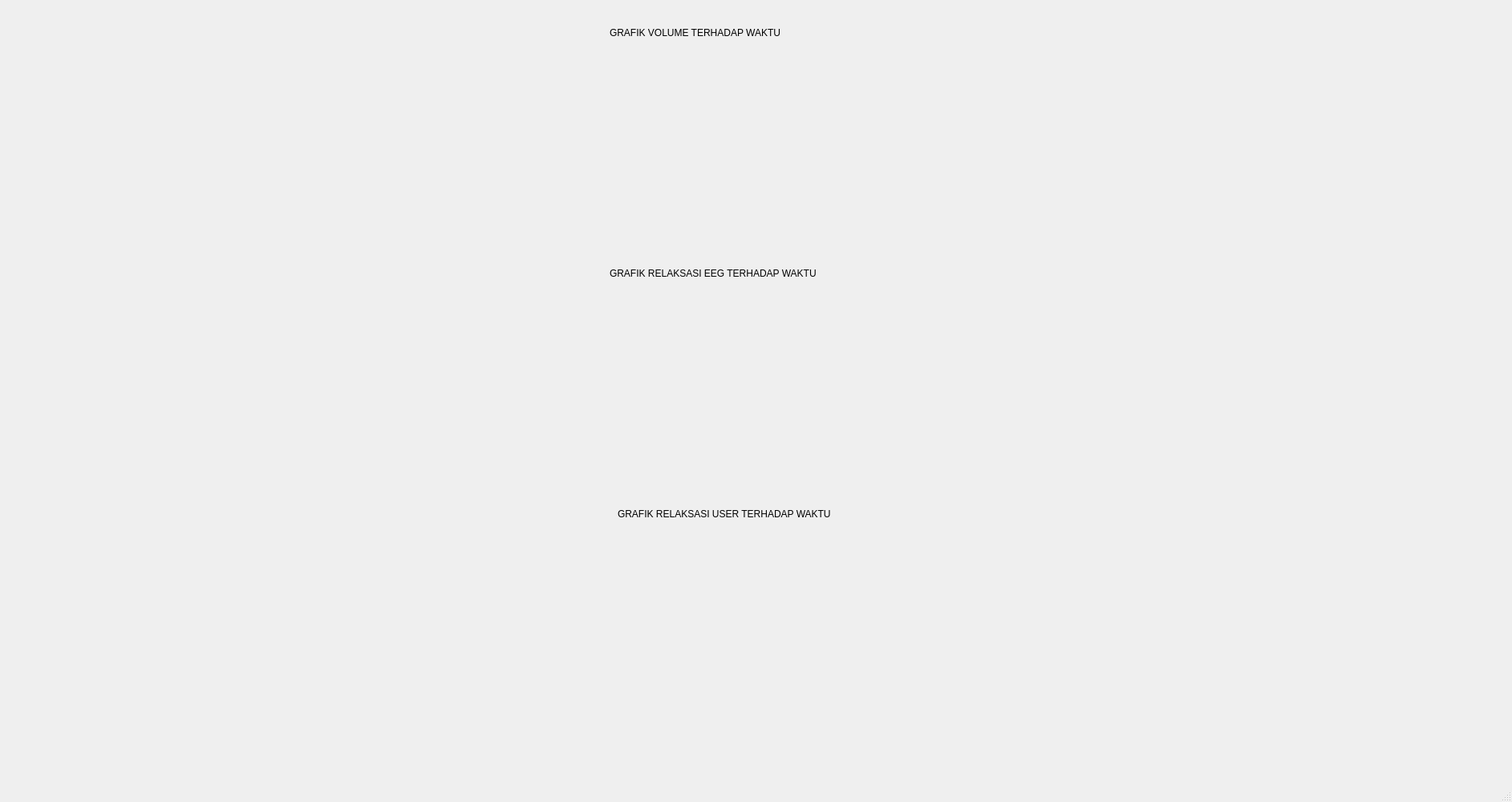
<?xml version="1.0" encoding="UTF-8"?>
<ui version="4.0">
 <class>MainWindow</class>
 <widget class="QMainWindow" name="MainWindow">
  <property name="geometry">
   <rect>
    <x>0</x>
    <y>0</y>
    <width>1885</width>
    <height>1000</height>
   </rect>
  </property>
  <property name="windowTitle">
   <string>MainWindow</string>
  </property>
  <widget class="QWidget" name="centralwidget">
   <widget class="MplWidget" name="MplWidget" native="true">
    <property name="geometry">
     <rect>
      <x>9</x>
      <y>50</y>
      <width>1851</width>
      <height>271</height>
     </rect>
    </property>
   </widget>
   <widget class="QLabel" name="label">
    <property name="geometry">
     <rect>
      <x>760</x>
      <y>30</y>
      <width>281</width>
      <height>21</height>
     </rect>
    </property>
    <property name="text">
     <string>GRAFIK VOLUME TERHADAP WAKTU</string>
    </property>
   </widget>
   <widget class="MplWidget" name="MplWidget2" native="true">
    <property name="geometry">
     <rect>
      <x>20</x>
      <y>350</y>
      <width>1841</width>
      <height>271</height>
     </rect>
    </property>
   </widget>
   <widget class="QLabel" name="label_2">
    <property name="geometry">
     <rect>
      <x>760</x>
      <y>330</y>
      <width>311</width>
      <height>21</height>
     </rect>
    </property>
    <property name="text">
     <string>GRAFIK RELAKSASI EEG TERHADAP WAKTU</string>
    </property>
   </widget>
   <widget class="MplWidget" name="MplWidget3" native="true">
    <property name="geometry">
     <rect>
      <x>10</x>
      <y>650</y>
      <width>1851</width>
      <height>271</height>
     </rect>
    </property>
   </widget>
   <widget class="QLabel" name="label_3">
    <property name="geometry">
     <rect>
      <x>770</x>
      <y>630</y>
      <width>331</width>
      <height>21</height>
     </rect>
    </property>
    <property name="text">
     <string>GRAFIK RELAKSASI USER TERHADAP WAKTU</string>
    </property>
   </widget>
  </widget>
  <widget class="QMenuBar" name="menubar">
   <property name="geometry">
    <rect>
     <x>0</x>
     <y>0</y>
     <width>1885</width>
     <height>22</height>
    </rect>
   </property>
  </widget>
  <widget class="QStatusBar" name="statusbar"/>
 </widget>
 <customwidgets>
  <customwidget>
   <class>MplWidget</class>
   <extends>QWidget</extends>
   <header>mplwidget.h</header>
   <container>1</container>
  </customwidget>
 </customwidgets>
 <resources/>
 <connections/>
</ui>
